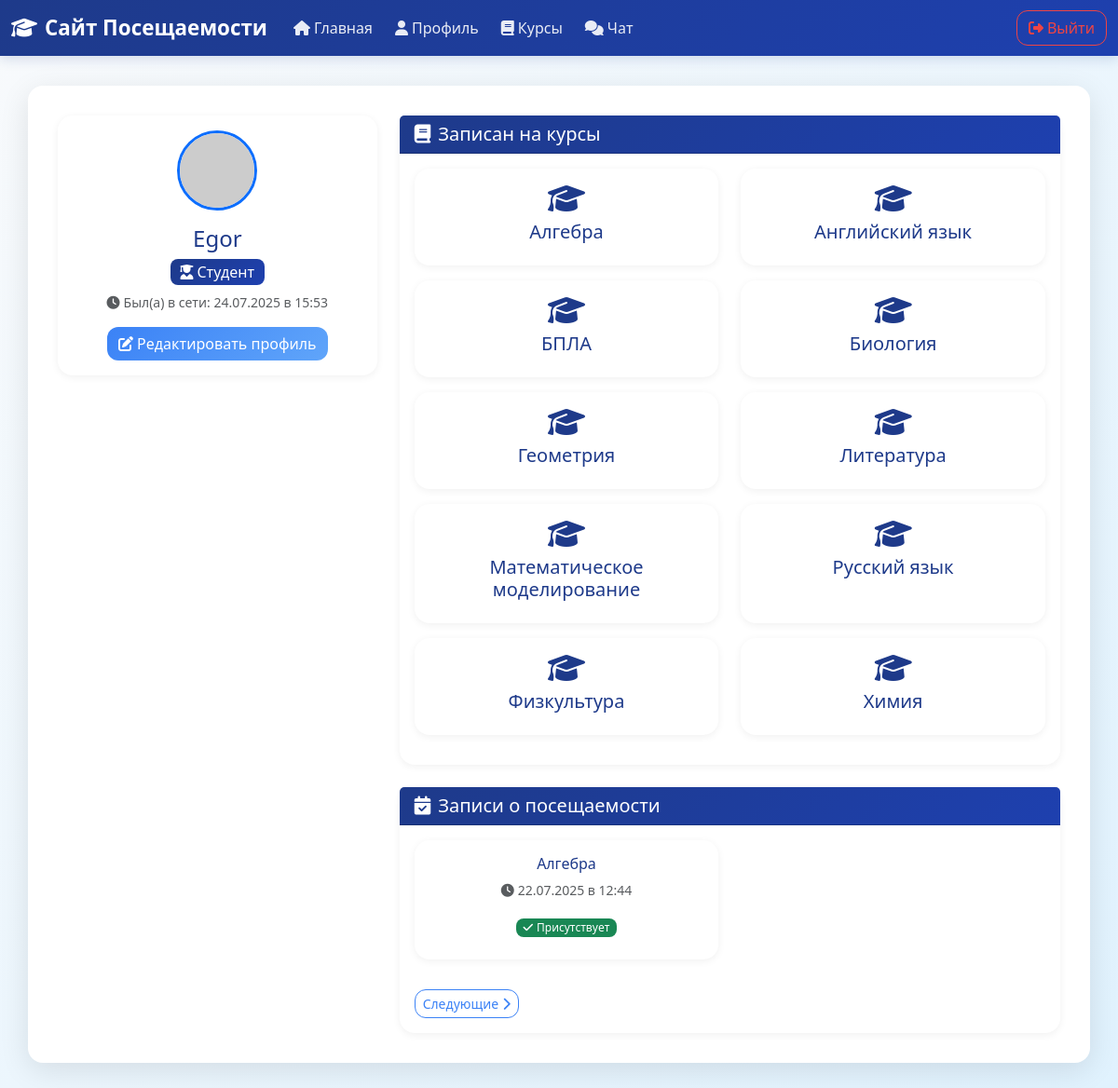
Before: /user/Egor (signed in) with the older database file.
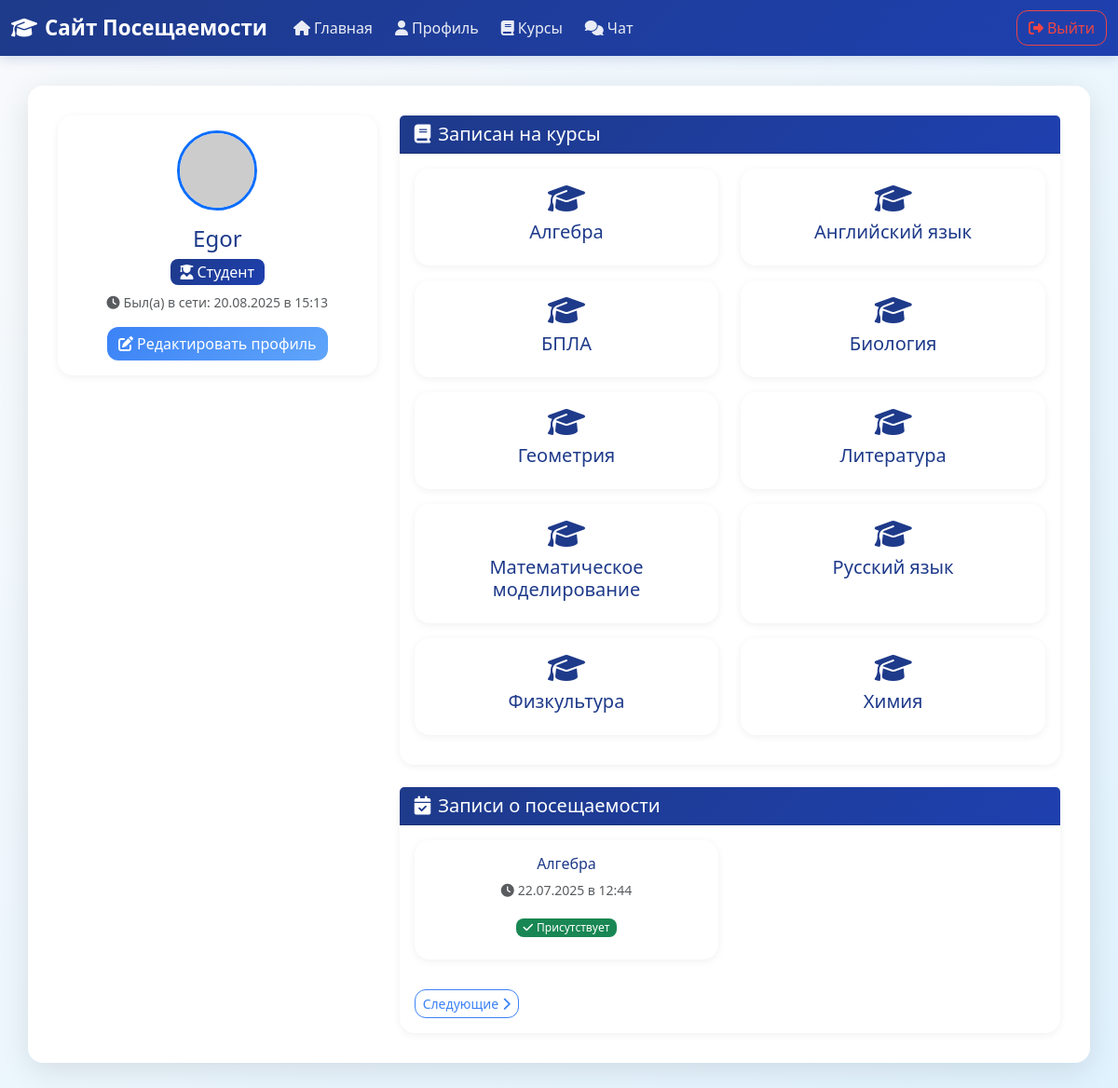
After: the same page with the newer database file.
### app/models.py (models this page shows, shortened)
class User(UserMixin, db.Model):
    id: so.Mapped[int] = so.mapped_column(primary_key=True)
    username: so.Mapped[str] = so.mapped_column(sa.String(64), index=True, unique=True)
    email: so.Mapped[str] = so.mapped_column(sa.String(120), index=True, unique=True)
    password_hash: so.Mapped[Optional[str]] = so.mapped_column(sa.String(256))
    role: so.Mapped[str] = so.mapped_column(sa.String(20), default='student')
    about_me: so.Mapped[Optional[str]] = so.mapped_column(sa.String(140))
    last_seen: so.Mapped[Optional[datetime]] = so.mapped_column(default=lambda: datetime.now(timezone.utc))
    sent_messages: so.Mapped[List['Message']] = so.relationship(
        'Message',
        foreign_keys='Message.sender_id',
        back_populates='sender'
    )
    received_messages: so.Mapped[List['Message']] = so.relationship(
        'Message',
        foreign_keys='Message.recipient_id',
        back_populates='recipient'
    )
    teaching_courses: so.Mapped[List['Course']] = so.relationship(
        secondary=teacher_course_association,
        back_populates='teachers',
        collection_class=list
    )
    enrolled_courses: so.Mapped[List['Course']] = so.relationship(
        secondary=student_course_association,
        back_populates='students',
        collection_class=list
    )
    attendance_records: so.WriteOnlyMapped['AttendanceRecord'] = so.relationship(
        back_populates='student',
        cascade="all, delete-orphan"
    )
    def avatar(self, size: int) -> str:
        digest = md5(self.email.lower().encode('utf-8')).hexdigest()
        return f'https://www.gravatar.com/avatar/{digest}?d=identicon&s={size}'

### app/routes.py (the view, shortened to what this page needs)
@app.route('/user/<username>')
@login_required
def user(username):
    user = db.first_or_404(sa.select(User).where(User.username == username))
    page = request.args.get('page', 1, type=int)
    enrolled_courses = []
    teaching_courses = []
    attendance_records = []
    next_url = None
    prev_url = None
    if user.role == 'student':
        enrolled_courses_query = sa.select(Course).join(User.enrolled_courses).where(
            User.id == user.id
        ).order_by(Course.name)
        enrolled_courses_pagination = db.paginate(
            enrolled_courses_query,
            page=page,
            per_page=current_app.config['ITEMS_PER_PAGE'],
            error_out=False
        )
        enrolled_courses = enrolled_courses_pagination.items
        attendance_records_query = sa.select(AttendanceRecord).where(
            AttendanceRecord.student_id == user.id
        ).order_by(AttendanceRecord.date.desc())
        attendance_records_pagination = db.paginate(
            attendance_records_query,
            page=page,
            per_page=current_app.config['ITEMS_PER_PAGE'],
            error_out=False
        )
        attendance_records = attendance_records_pagination.items
        next_url = url_for('user', username=user.username, page=page + 1) \
            if (enrolled_courses_pagination.has_next or attendance_records_pagination.has_next) else None
        prev_url = url_for('user', username=user.username, page=page - 1) \
            if (page > 1 and (enrolled_courses_pagination.has_prev or attendance_records_pagination.has_prev)) else None
        return render_template(
            'user.html',
            user=user,
            enrolled_courses=enrolled_courses,
            attendance_records=attendance_records,
            next_url=next_url,
            prev_url=prev_url
        )
    else:
        return render_template('user.html', user=user)

### app/models.py (called while the page is built)
@login.user_loader
def load_user(id: int) -> Optional[User]:
    return db.session.get(User, id)

### app/routes.py (called while the page is built)
@app.before_request
def before_request():
    if current_user.is_authenticated:
        current_user.last_seen = datetime.now(timezone.utc)
        db.session.commit()

### app/templates/user.html (shortened to what the changed rows need)
{% extends "base.html" %}
{% block content %}
    <div class="row">
        <div class="col-md-4">
            <div class="card border-0 shadow-sm text-center">
                <div class="card-body">
                    <div class="mb-3">
                        <img src="{{ user.avatar(128) }}" alt="Аватар" class="rounded-circle border border-3 border-primary">
                    </div>
                    <h2 class="h4 text-primary">{{ user.username }}</h2>
                    <span class="badge bg-primary fs-6 mb-2">
                        {% if user.role == 'student' %}
                            <i class="fas fa-user-graduate me-1"></i>Студент
                        {% else %}
                            <i class="fas fa-chalkboard-teacher me-1"></i>Преподаватель
                        {% endif %}
                    </span>
                    {% if user.last_seen %}
                        <p class="text-muted small">
                            <i class="fas fa-clock me-1"></i>Был(а) в сети: {{ user.last_seen.strftime('%d.%m.%Y в %H:%M') }}
                        </p>
                    {% endif %}
                    {% if user == current_user %}
                        <a href="{{ url_for('edit_profile') }}" class="btn btn-primary">
                            <i class="fas fa-edit me-1"></i>Редактировать профиль
                        </a>
                    {% endif %}
                </div>
            </div>
        </div>
    </div>
{% endblock %}

Changed rows visible on the page:
changed User "Egor": last_seen "24.07.2025 в 15:53" → "20.08.2025 в 15:13"
